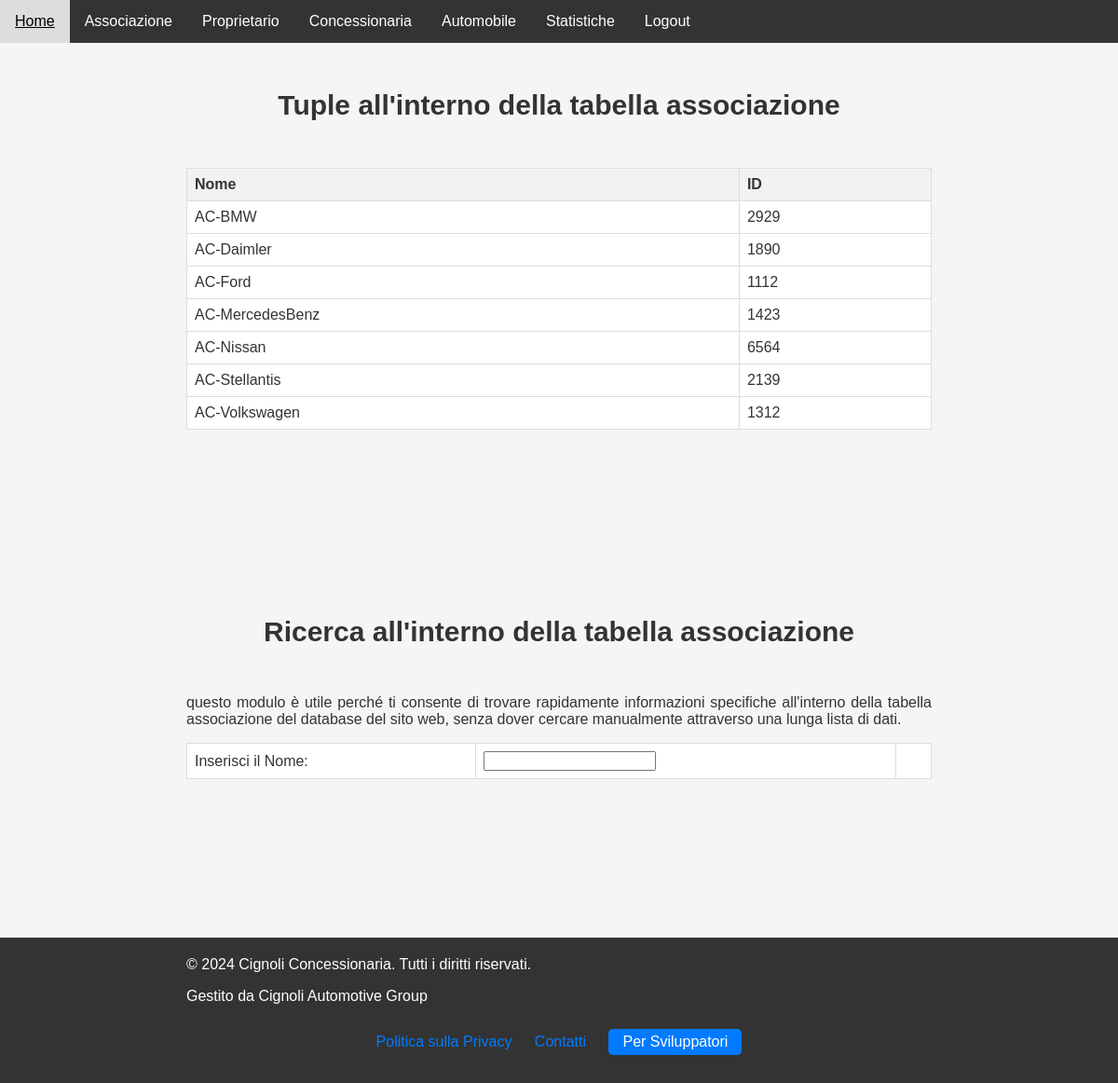
The app's page /index.php?r=2 (signed in) with its own data.
### tables this page shows
create table associazione(
	nome varchar(20) primary key,
	ID int
);

### model/azioni_associazione.php (called while the page is built, shortened)
<?php
    function dati_associazione($con){
        $sql="select * from associazione;";
        $risultati=mysqli_query($con,$sql);
        return $risultati;
    }
?>

### view/viewAssociazioni/visualizza_tuple_associazione.php (the view, shortened to what this page needs)
<!DOCTYPE html>
<html lang="it">
<head>
    <link rel="stylesheet" href="stile/cignoli1.css">
</head>
<body>
    <section>
        <p class="titolo">Tuple all'interno della tabella associazione</p>
        <table class="custom-table">
            <tr>
                <th class="font">Nome</th>
                <th class="font">ID</th>
            </tr>
            <?php while ($riga = mysqli_fetch_assoc($dati)) { ?>
                <tr>
                    <td class="font"><?php echo $riga["nome"]; ?></td>
                    <td class="font"><?php echo $riga["ID"]; ?></td>
                </tr>
            <?php } ?>
        </table>
        <div class="space"></div>
        <p class="titolo">Ricerca all'interno della tabella associazione</p>
        <table class="custom-table">
            <p>questo modulo è utile perché ti consente di trovare rapidamente informazioni specifiche all'interno della
                tabella associazione del database del sito web, senza dover cercare manualmente attraverso una lunga
                lista di dati.
            </p>
                <tr>
                    <td>Inserisci il Nome:</td>
                    <td>
                        <input id="scf" type="text" name="nomeAsso"
                            onkeyup="suggerisci_info_associazione(this.value)" />
                    </td>
                    <td>
                    </td>
                </tr>
        </table>
        <div class="space"></div>
    </section>
</body>
</html>

### stile/cignoli1.css (style rules this page uses)
body { height: 100vh; display: flex; flex-direction: column; font-family: Arial, sans-serif; margin: 0; padding: 0; background-color: #f5f5f5; color: #333; }
a { color: #007bff; text-decoration: none; }
header { background-color: #333; color: #fff; text-align: center; }
section { flex: 1 0 auto; }
p { text-align: justify; max-width: 800px; margin: 0 auto 1em; }
footer { background-color: #333; color: #fff; text-align: center; padding: 20px 0; }
.footer-content { max-width: 1200px; margin: auto; padding: 0 20px; }
.footer-links { list-style: none; padding: 0; margin: 10px 0; }
.footer-links li { display: inline; margin: 0 10px; }
.button { background-color: #007bff; color: #fff; padding: 5px 15px; border-radius: 5px; display: inline-block; margin-top: 10px; }
.navbar { background-color: #333; overflow: hidden; }
.nav-menu { list-style-type: none; margin: 0; padding: 0; }
.nav-menu>li { float: left; }
.nav-menu a { display: block; color: white; text-align: center; padding: 14px 16px; text-decoration: none; }
table { width: 100%; border-collapse: collapse; border-spacing: 0; }
td, th { border: 1px solid #dddddd; padding: 8px; text-align: left; }
th { background-color: #f2f2f2; }
.titolo { font-size: 18px; font-weight: bold; margin-bottom: 10px; }
a { text-decoration: none; color: #007bff; }
section { margin-bottom: 20px; }
.custom-table { flex: 1 0 auto; width: 100%; max-width: 800px; margin: 0 auto; border-collapse: collapse; }
.custom-table th, .custom-table td { border: 1px solid #ddd; padding: 8px; text-align: left; }
.custom-table th { background-color: #f2f2f2; color: #333; }
.custom-table td { background-color: #fff; }
.font { font-family: Arial, sans-serif; }
.titolo { text-align: center; font-size: 30px; font-weight: bold; margin-bottom: 50px; margin-top: 50px; font-family: Arial, sans-serif; }
.space { height: 150px; }

### records on screen
associazione: nome "AC-BMW", ID "2929"
associazione: nome "AC-Daimler", ID "1890"
associazione: nome "AC-Ford", ID "1112"
associazione: nome "AC-MercedesBenz", ID "1423"
associazione: nome "AC-Nissan", ID "6564"
associazione: nome "AC-Stellantis", ID "2139"
associazione: nome "AC-Volkswagen", ID "1312"
